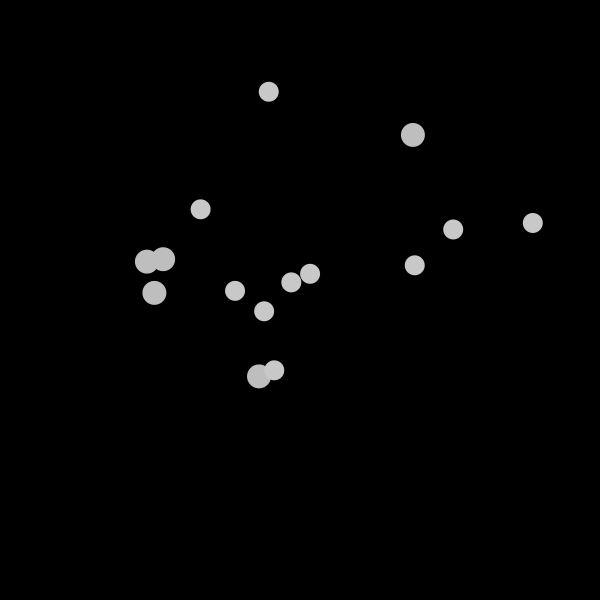
Frame 1 (no input)
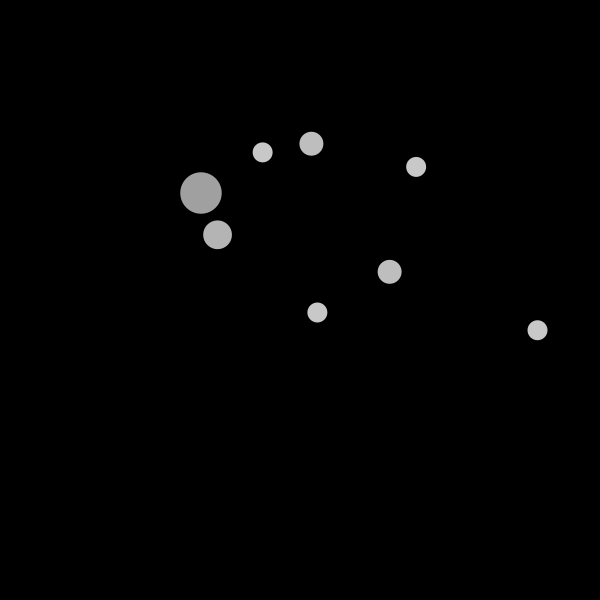
Frame 60 (the mouse pressed at the canvas centre just before this capture)
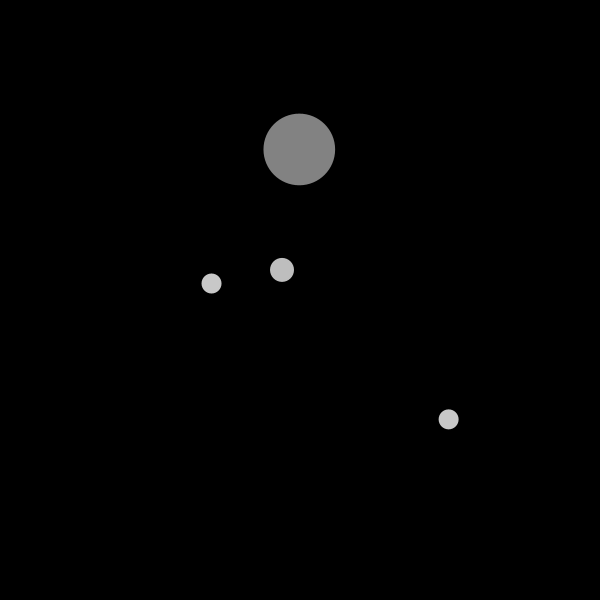
Frame 120 (the mouse held since frame 60 and released just before this capture)

The Processing sketch that drew these frames (run headless with seeded random() and noise(); from frame 60 on, the mouse is pressed at the canvas centre):

// Processing sketch: amibes_voraces
// ── amibes_voraces.pde
// renaud.jean-francois(arobas)uqam(point)ca
// Syntaxe Processing version 3.3.6
// mardi, 3 octobre 2017

// Écosystème d’amibes qui s’entre-dévorent

// Tableau Java :
ArrayList<Amibe> amibes = new ArrayList<Amibe>();

int nb_amibes = 20;




void setup() {
  size(600, 600);
  background(0);
  fill(255);
  noStroke();

  for (int i = 0; i < nb_amibes; i++) {
    amibes.add(new Amibe(width/2+random(-100, 100), height/2+random(-100, 100), i));
  }

  // une valeur comme 0.54321 permet approximativement de recentrer les valeurs du noise
  noiseDetail(4, 0.54321); // Valeur par défaut : (4, 0.5)
}

void draw() {
  background(0);

  // On circule dans le ArrayList
  for (int i = 0; i < amibes.size(); i++) {

    Amibe aTemp = amibes.get(i); // récupération de l’un des objets
    // Le get() est fait une seule fois dans la boucle

    // Une validation des collisions implique de comparer chacune des amibes avec toutes celles de la liste
    for (int j = amibes.size()-1; j >= 0; j--) {
      Amibe aTempComparaison = amibes.get(j);
      // Collision lorsque distance inférieure à addition des rayons, mais supérieure à 0 (évitant de détecter une collision avec soi-même) 
      if ((dist(aTemp.posx, aTemp.posy, aTempComparaison.posx, aTempComparaison.posy) <= aTemp.taille/2+aTempComparaison.taille/2)&&(dist(aTemp.posx, aTemp.posy, aTempComparaison.posx, aTempComparaison.posy) > 0)) {

        // seulement si l’objet croisé est plus petit ou égal
        if (aTemp.taille >= aTempComparaison.taille) {
          // L’amibe grossit
          aTemp.taille = aTemp.taille * 1.2;

          // L’amibe devient moins lumineuse
          float luma = brightness(aTemp.couleur);
          aTemp.couleur = color(luma-10);

          amibes.remove(j); // mort de l’autre objet

          break; // IMPORTANT : On s’évite de supprimer plus d’un objet à la fois
          // Si un autre objet était détecté dans la zone de collision au même moment,
          // alors il sera évalué à nouveau au prochain frame
        }
      }
    }
    aTemp.draw(); // Affichage des objets restants
  }

  // Simplement pour connaître le gagnant de cette compétition
  if (amibes.size() == 1) {
    println("Index de l’amibe survivante : " + amibes.get(0).index);
    background(0);
    amibes.get(0).draw();
    noLoop();
  }
}





class Amibe {
  // Variables membres
  float taille, posx, posy, posxinit, posyinit;
  color couleur;
  int timeSteps1 = int(random(1000)); // maintenir le format de type entier
  int timeSteps2 = int(random(1000)); // maintenir le format de type entier
  float noiseScale = 0.005;
  float amplitude = width;
  float deltaX, deltaY;
  boolean collision;
  int index;

  // Constructeur(s)
  Amibe(float _x, float _y, int _i) {
    posxinit = _x;
    posyinit = _y;
    posx = posxinit;
    posy = posyinit;
    taille = 20;
    couleur = color(200);
    collision = false;
    index = _i;
  }

  // Méthode : les mises à jour de variables et l'affichage sont faits dans une seule méthode
  void draw() {
    deltaX = ((noise(timeSteps1*noiseScale))*amplitude)-(amplitude*0.5);
    deltaX = constrain(deltaX, -(amplitude*0.5), (amplitude*0.5)); // on ne dépassera pas les limites

    deltaY = ((noise(timeSteps2*noiseScale))*amplitude)-(amplitude*0.5);
    deltaY = constrain(deltaY, -(amplitude*0.5), (amplitude*0.5)); // on ne dépassera pas les limites

    timeSteps1++;
    timeSteps2++;

    posx = posxinit + deltaX;
    posy = posyinit + deltaY;


    noStroke();
    fill(couleur);
    ellipse(posx, posy, taille, taille);
  }
}
